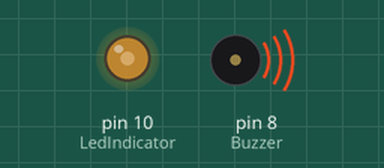
Recording of a sketch running on a simulated Arduino Uno, built with avr-gcc and run on an emulated ATmega328P. Parts: output pins drawn as LEDs (lit = HIGH), buzzer (waves = sounding).

Above: at 3.6 s.
At 5.1 s:
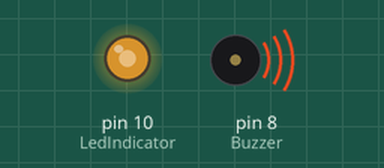
At 6.5 s:
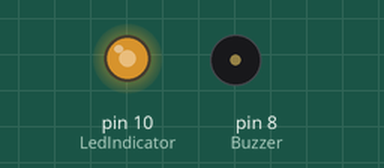
At 13.5 s:
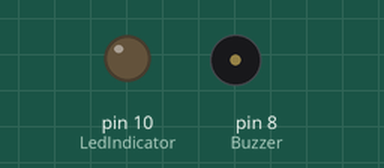
Timing chart, 0 to 15.0 s (numbered marks = the images above):
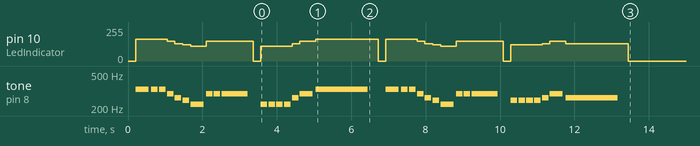

The sketch:

Lab11_1_buzzerMelody.ino
```cpp
//--------- AmeiAmei Melody 2013/4/21 ---------
#include "pitches.h"
#define NO_SOUND 0 // make the rests in music
#define LedIndicator 10 // Green Led as Indicator

//array of notes
int melody[] = {
  NO_SOUND,NOTE_E4,NOTE_E4,NOTE_E4,NOTE_D4,NOTE_C4,NOTE_B3,NOTE_A3,NOTE_D4,NOTE_D4,NOTE_D4,
  NO_SOUND,NOTE_A3,NOTE_A3,NOTE_A3,NOTE_A3,NOTE_C4,NOTE_D4,NOTE_E4,
  NO_SOUND,NOTE_E4,NOTE_E4,NOTE_E4,NOTE_D4,NOTE_C4,NOTE_B3,NOTE_A3,NOTE_D4,NOTE_D4,NOTE_D4,//今天今天你要老實講　
  NO_SOUND,NOTE_B3,NOTE_B3,NOTE_B3,NOTE_B3,NOTE_C4,NOTE_D4,NOTE_C4,//　　我是否有希望
/*  NO_SOUND,NO_SOUND,NO_SOUND,NOTE_F4,NOTE_G4,NOTE_A4,NOTE_A4,NOTE_A4,NOTE_A4,NOTE_G4,//--
  NOTE_F4,NOTE_G4,NOTE_A4,NOTE_G4,NOTE_G4,NOTE_G4,NOTE_G4,NOTE_F4,
  NOTE_E4,NOTE_G4,NOTE_G4,NOTE_C4,NOTE_D4,NOTE_E4,NOTE_G4,NOTE_F4,NOTE_E4,NOTE_F4,
  NOTE_F4,NOTE_F4,NOTE_F4,NOTE_E4,NOTE_E4,NOTE_D4,NOTE_D4,NOTE_D4,// 　看看自己的長
  NOTE_C4  // 相
*/
};

// note duration: 1 = whole note, 2 = half note, 4 = quarter note, 8 = eighth note, etc.
int noteDurations[] = {
  2,1,2,2,2,2,2,1,2,2,-2, //-2 代表延長兩個全音(兩拍)
  2,2,2,2,2,2,1,-4,  //-4 代表延長4個全音(4拍)
  2,1,2,2,2,2,2,1,2,2,-2,
  2,2,2,2,2,2,1,-4, //
/*  1,1,1,2,2,2,1,2,1,1,
  -3,2,2,2,1,2,1,1,
  2,2,-2,2,2,1,1,1,2,2, //　樣    　但是你要想一想
  -3,2,2,1,1,2,2,1, // 　　看看自己的長
  -4
*/
};

#define Buzzer                  8   // enable Pin 8 buzzer function
//---------------------------------------------------
void setup()
{
  pinMode(Buzzer, OUTPUT);
  pinMode(LedIndicator,OUTPUT) ;
  MelodyPlay() ; // wait for melody play finished

 }

//--------------- Main Program ------------------------
void loop()
{
 }

//--------- AmeiAmei Melody Player ----------------------------
// Play the melody based on the Notes in melody and NotesDurations array

int pace = 350; // change pace of music("speedy")

void MelodyPlay() {
  int melodysize = sizeof(melody)/2 ;// sizeof(var) return the byte count for the var
  int duration ;

  for (int Note = 0; Note < melodysize; Note++) {//counter of Notes (54 limit the array)
    duration = pace/noteDurations[Note];//Adjust duration with the pace of music
    if(duration < 0)
       duration = pace * abs(noteDurations[Note]) ; // it means long note
 //   Serial.println(duration) ;
    tone(Buzzer,melody[Note],duration); //Play note
    analogWrite(LedIndicator,melody[Note]/2) ;

// to distinguish the notes, set a minimum time between them.
    delay(duration*1.2);
  }
  noTone(Buzzer) ;
  analogWrite(LedIndicator,0) ; //turn off Led
}
```

pitches.h
```cpp
 #define NOTE_B0  31
 #define NOTE_C1  33
 #define NOTE_CS1 35
 #define NOTE_D1  37
 #define NOTE_DS1 39
 #define NOTE_E1  41
 #define NOTE_F1  44
 #define NOTE_FS1 46
 #define NOTE_G1  49
 #define NOTE_GS1 52
 #define NOTE_A1  55
 #define NOTE_AS1 58
 #define NOTE_B1  62
 #define NOTE_C2  65
 #define NOTE_CS2 69
 #define NOTE_D2  73
 #define NOTE_DS2 78
 #define NOTE_E2  82
 #define NOTE_F2  87
 #define NOTE_FS2 93
 #define NOTE_G2  98
 #define NOTE_GS2 104
 #define NOTE_A2  110
 #define NOTE_AS2 117
 #define NOTE_B2  123
 #define NOTE_C3  131
 #define NOTE_CS3 139
 #define NOTE_D3  147
 #define NOTE_DS3 156
 #define NOTE_E3  165
 #define NOTE_F3  175
 #define NOTE_FS3 185
 #define NOTE_G3  196
 #define NOTE_GS3 208
 #define NOTE_A3  220
 #define NOTE_AS3 233
 #define NOTE_B3  247
 #define NOTE_C4  262
 #define NOTE_CS4 277
 #define NOTE_D4  294
 #define NOTE_DS4 311
 #define NOTE_E4  330
 #define NOTE_F4  349
 #define NOTE_FS4 370
 #define NOTE_G4  392
 #define NOTE_GS4 415
 #define NOTE_A4  440
 #define NOTE_AS4 466
 #define NOTE_B4  494
 #define NOTE_C5  523
 #define NOTE_CS5 554
 #define NOTE_D5  587
 #define NOTE_DS5 622
 #define NOTE_E5  659
 #define NOTE_F5  698
 #define NOTE_FS5 740
 #define NOTE_G5  784
 #define NOTE_GS5 831
 #define NOTE_A5  880
 #define NOTE_AS5 932
 #define NOTE_B5  988
 #define NOTE_C6  1047
 #define NOTE_CS6 1109
 #define NOTE_D6  1175
 #define NOTE_DS6 1245
 #define NOTE_E6  1319
 #define NOTE_F6  1397
 #define NOTE_FS6 1480
 #define NOTE_G6  1568
 #define NOTE_GS6 1661
 #define NOTE_A6  1760
 #define NOTE_AS6 1865
 #define NOTE_B6  1976
 #define NOTE_C7  2093
 #define NOTE_CS7 2217
 #define NOTE_D7  2349
 #define NOTE_DS7 2489
 #define NOTE_E7  2637
 #define NOTE_F7  2794
 #define NOTE_FS7 2960
 #define NOTE_G7  3136
 #define NOTE_GS7 3322
 #define NOTE_A7  3520
 #define NOTE_AS7 3729
 #define NOTE_B7  3951
 #define NOTE_C8  4186
 #define NOTE_CS8 4435
 #define NOTE_D8  4699
 #define NOTE_DS8 4978
```
